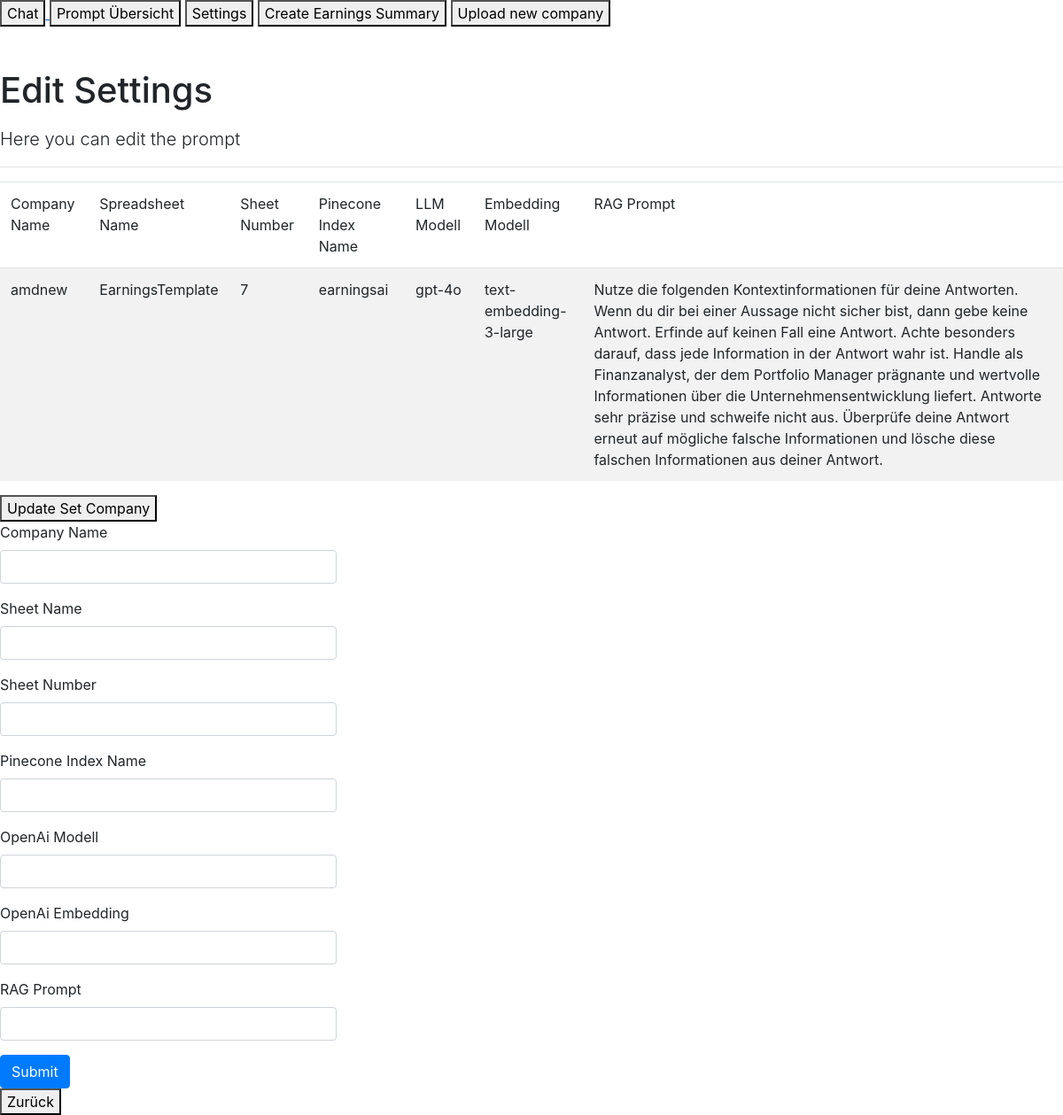
Screenshot of /editsettings with the database file from the repository.
### app/models.py (models this page shows)
class SummarySettings(db.Model):
    id = db.Column(db.Integer, primary_key=True)
    companyname = db.Column(db.String(80), nullable=False)
    companyname2 = db.Column(db.String(80), nullable=False)
    companyname3 = db.Column(db.String(80), nullable=False)
    gsheetname = db.Column(db.String(400), nullable=False)
    gsheetno = db.Column(db.String(400), nullable=False)
    indexname = db.Column(db.String(400), nullable=False)
    llm = db.Column(db.String(400), nullable=False)
    embedding = db.Column(db.String(400), nullable=False)
    rag_prompt = db.Column(db.String(400), nullable=False)

### app/routes.py (the view, shortened to what this page needs)
@app.route('/editsettings', methods=['GET', 'POST'])
def updatesettings():
    settings= SummarySettings.query.filter_by(id=1).first_or_404()
    form = EditSettingsForm()
    return render_template('updatesettings.html', settings=settings, form = form)

### app/forms.py
class EditSettingsForm(FlaskForm):
    companyname = StringField('Company Name')
    gsheetname = StringField('Sheet Name')
    gsheetno = StringField('Sheet Number')
    indexname = StringField('Pinecone Index Name')
    llm = StringField('OpenAi Modell')
    embedding = StringField('OpenAi Embedding')
    RAG_Prompt = StringField('RAG Prompt')
    submit = SubmitField('Submit')

### templates/updatesettings.html
{% extends "base.html" %}
{% from 'bootstrap/form.html' import render_form, render_field %}
{% block content %}
      <h1 class="pt-5 pb-2">Edit Settings</h1>
      <p class="lead">Here you can edit the prompt </p>
      <hr>
          <div>
            <table id="data" class="table table-striped">
                <thead>
                    <tr>
                        <td>Company Name</td>
                        <td>Spreadsheet Name</td>
                        <td>Sheet Number</td>
                        <td>Pinecone Index Name</td>
                        <td>LLM Modell</td>
                        <td>Embedding Modell</td>
                        <td>RAG Prompt</td>
                    </tr>
                </thead>
            <tbody>
                <tr>
                    <td>{{settings.companyname}}</td>
                    <td>{{settings.gsheetname}}</td>
                    <td>{{settings.gsheetno}}</td>
                    <td>{{settings.indexname}}</td>
                    <td>{{settings.llm}}</td>
                    <td>{{settings.embedding}}</td>
                    <td>{{settings.rag_prompt}}</td>
                </tr>
            </tbody>
        </table>
        <a href= "/updatecompanies" >
            <button class="GFG">
             Update Set Company
            </button>
        </a>
        <div class="row">
            <div class="col-md-4">
                {{ render_form(form)}}
            </div>
        </div>
        <a href= "/" >
            <button class="GFG">
             Zurück
            </button>
        </a>
          </div>
      {% endblock %}

### rows the page displays
SummarySettings: companyname "amdnew", gsheetname "EarningsTemplate", gsheetno "7", indexname "earningsai", llm "gpt-4o", embedding "text-embedding-3-large", rag_prompt "Nutze die folgenden Kontextinformationen für deine Antworten. Wenn du dir bei einer Aussage nicht sicher bist, dann gebe keine Antwort. Erfinde auf keinen Fall eine Antwort. Achte besonders darauf, dass jede Information in der Antwort wahr ist. Handle als Finanzanalyst, der dem Portfolio Manager prägnante und wertvolle Informationen über die Unternehmensentwicklung liefert. Antworte sehr präzise und schweife nicht aus. Überprüfe deine Antwort erneut auf mögliche falsche Informationen und lösche diese falschen Informationen aus deiner Antwort."
